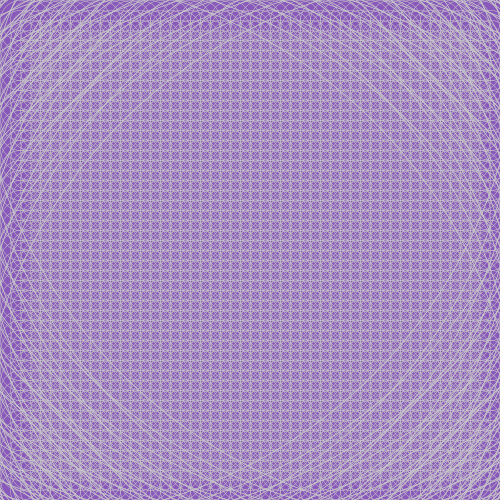
Frame 1 (no input)
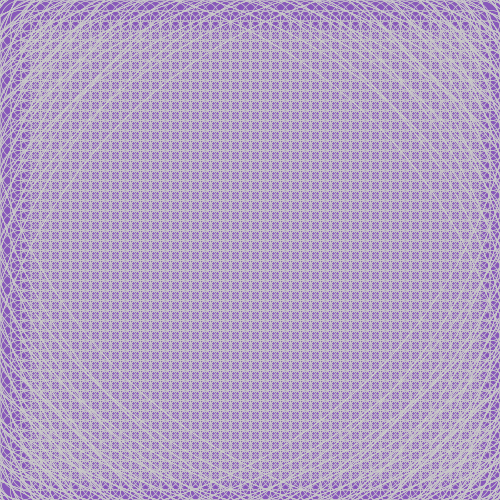
Frame 2 (the mouse pressed at the canvas centre, redrawn once)

The Processing sketch that drew these frames (run headless with seeded random() and noise(); the mouse was pressed at the canvas centre and the sketch redrawn once):

// Processing sketch: processing_85220
// ── processing_85220.pde

void setup()
{
  size(500, 500);
  stroke(200);
  background(#8858ba);
  strokeWeight(0.5);
  smooth();
}



void draw()
{
  noFill();

  for (int posX = 20; posX < width; posX = posX + 10)
  {
   
  for (int posY = 20; posY < height; posY = posY + 10)
  {
    ellipse(posX, posY, 40, 40);
  }}

for (int posX = 20; posX < width; posX = posX + 35)
  {
   
  for (int posY = 20; posY < height; posY = posY + 35)
  {
    ellipse(posX, posY,2000, 2000);
  }}

for (int posX = 20; posX < width; posX = posX + 35)
  {
   
  for (int posY = 20; posY < height; posY = posY + 35)
  {
    ellipse(posX, posY, 1000, 1000);
    
  }}
 
 for (int posX = 20; posX < width; posX = posX + 35)
  {
   
  for (int posY = 20; posY < height; posY = posY + 35)
  {
    ellipse(posX, posY, 1000, 1000);
    
  }}
 
 noLoop();
}
